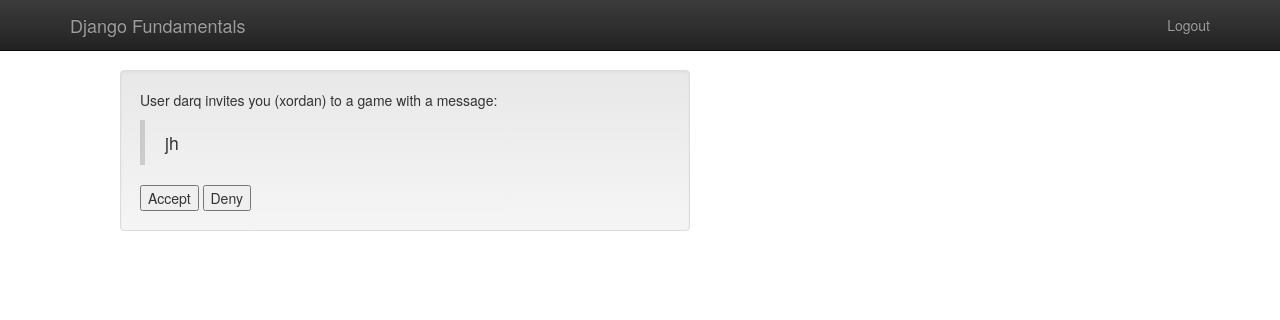
Page /player/accept_invitation/1/ (signed in) on the committed database.
### player/models.py (models this page shows)
class Invitation(models.Model):
    from_user = models.ForeignKey(User, related_name="invitations_sent", on_delete=models.CASCADE)
    to_user = models.ForeignKey(
        User,
        related_name="invitations_received",
        verbose_name="User to invite",
        help_text="Please select the user you want t pla a game with.",
        on_delete=models.CASCADE
    )
    message = models.CharField(
        max_length=300, blank=True,
        verbose_name="Optional Message",
        help_text="it's always nice to add friendly message!"
    )
    timestamp = models.DateTimeField(auto_now_add=True)

### player/views.py (the view)
# urls.py: re_path(r'accept_invitation/(?P<id>\d+)/$', accept_invitation, name="player_accept_invitation"),
@login_required()
def accept_invitation(request, id):
    invitation = get_object_or_404(Invitation, pk=id)
    if not request.user == invitation.to_user:
        raise PermissionDenied
    if request.method == "POST":
        if "accept" in request.POST:
            game = Game.objects.create(
                first_player=invitation.to_user,
                second_player=invitation.from_user,
            )
        invitation.delete()
        return redirect(game)
    else:
        return render(request, "player/accept_invitation_form.html", {'invitation': invitation})

### templates/player/accept_invitation_form.html (shortened to what this page needs)
{% extends "base.html" %}
{% block content %}
    <div class="well col-md-6">
    <p>User {{ invitation.from_user }} invites you ({{ invitation.to_user }}) to a game with a message:</p>
    <blockquote><p>{{ invitation.message }}</p></blockquote>
    <form action="" method="post">
        <button type="submit" name="accept" value="ok">Accept</button>
        <button type="submit" name="accept" value="no">Deny</button>
    </form>
    </div>
{% endblock content %}

### templates/base.html (style rules this page uses)
body { padding-top: 70px; padding-bottom: 20px; padding-left: 100px; }

### rows in the picture
Invitation: from_user "darq", to_user "xordan", message "jh"
